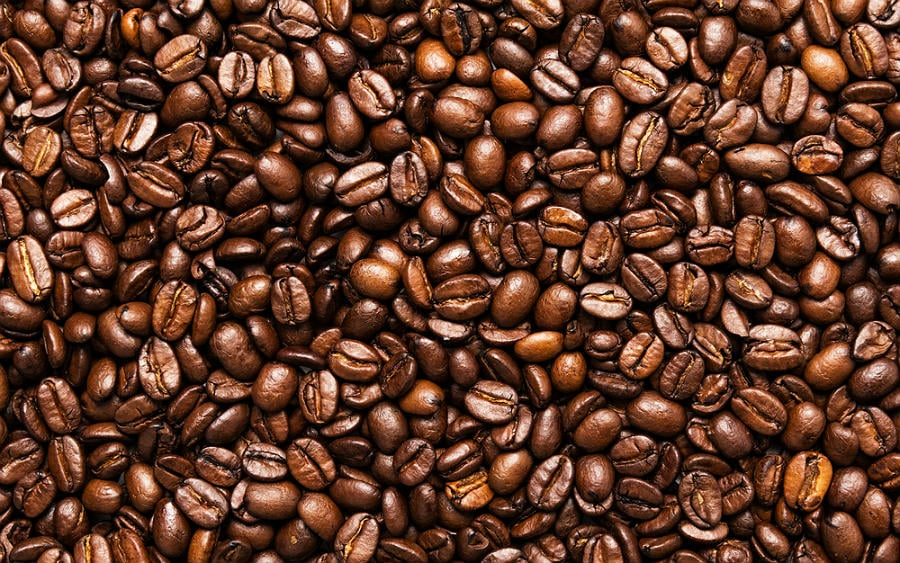
#> input picture kahve.jpg, 900 x 563 px
$ python histogramEsitleme.py
#> lines starting #> are read from the running program, lines starting #| are printed output that depends on the picture
import cv2
from matplotlib import pyplot as plt


image = cv2.imread('kahve.jpg')
#> image is the input picture: shape (563, 900, 3); mean B, G, R 41.9, 59.5, 98.6
#image = cv2.imread('resim_adı.jpg', 0) gri tonlarda yüklemek için


equalized_image = cv2.equalizeHist(cv2.cvtColor(image, cv2.COLOR_BGR2GRAY))
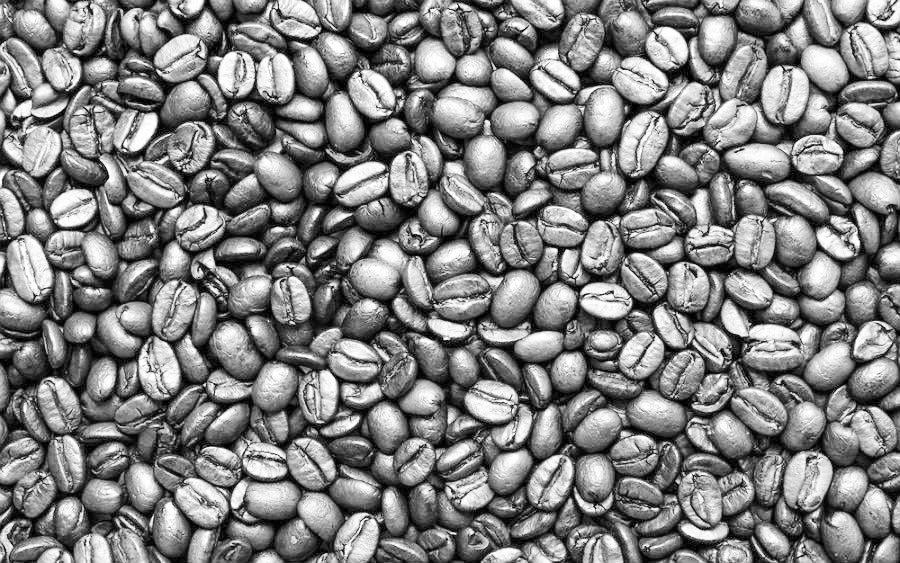
#> equalized_image: shape (563, 900); min 0, max 255, mean 127.9


plt.figure(figsize=(8, 4))

plt.subplot(1, 2, 1)
plt.title('Orijinal Görüntü')
plt.imshow(cv2.cvtColor(image, cv2.COLOR_BGR2RGB))  # BGR formatından RGB formatına dönüştürme
plt.axis('off')

plt.subplot(1, 2, 2)
plt.title('Histogram Eşitlenmiş Görüntü')
plt.imshow(equalized_image, cmap='gray')
plt.axis('off')

plt.tight_layout()
plt.show()
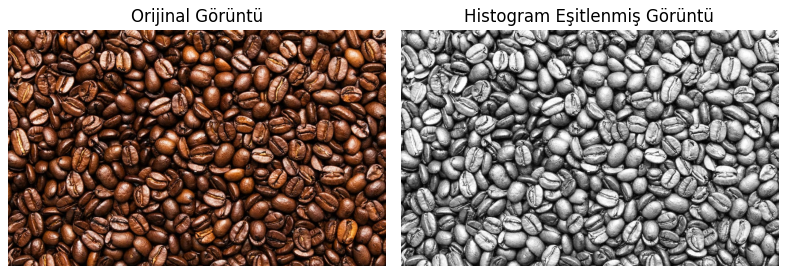
#> figure drawn by matplotlib, 2 panels

$ run again, with dog.jpg copied over kahve.jpg
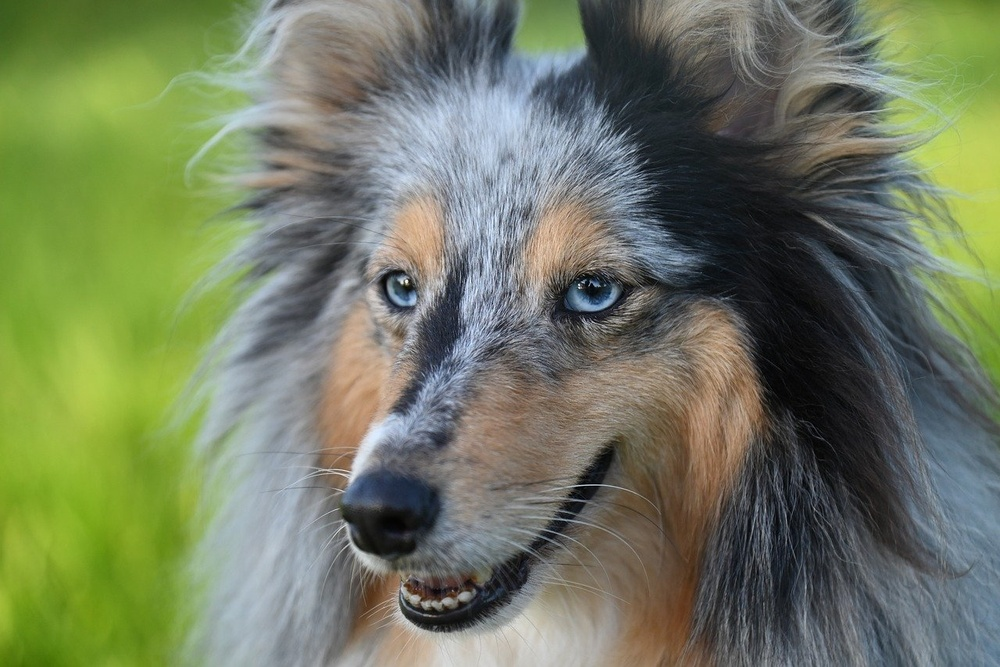
#> input picture dog.jpg, 1000 x 667 px, shrunk from 1280 x 854 before the run
#> image is the input picture: shape (667, 1000, 3); mean B, G, R 95.7, 123.2, 113.4
#> `equalized_image = cv2.equalizeHist(cv2.cvtColor(image, cv2.COLOR_BGR2G..`:
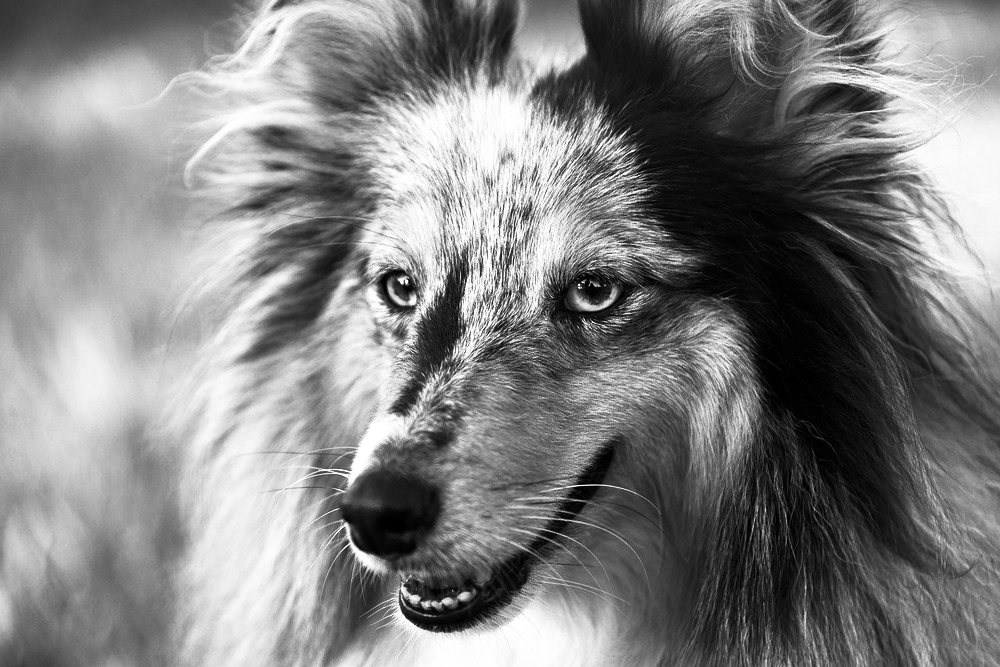
#> equalized_image: shape (667, 1000); min 0, max 255, mean 128.3
#> `plt.show()`:
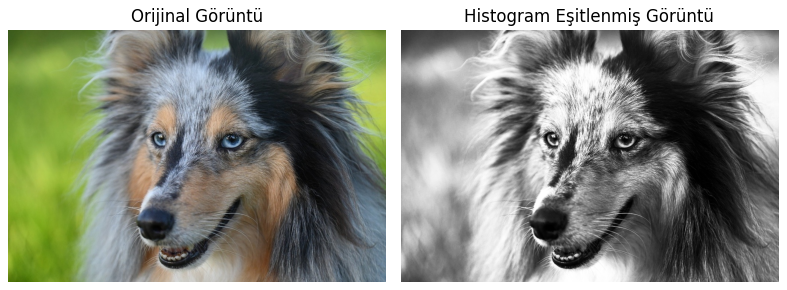
#> figure drawn by matplotlib, 2 panels

$ run again, with eye.jpg copied over kahve.jpg
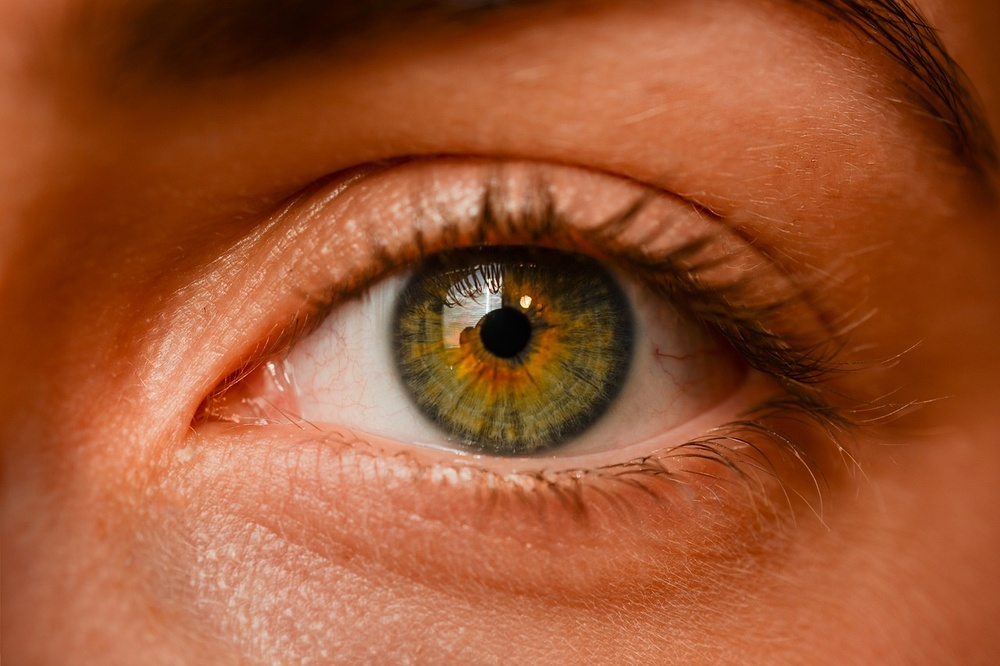
#> input picture eye.jpg, 1000 x 666 px, shrunk from 1280 x 853 before the run
#> image is the input picture: shape (666, 1000, 3); mean B, G, R 47.6, 83.4, 154.7
#> `equalized_image = cv2.equalizeHist(cv2.cvtColor(image, cv2.COLOR_BGR2G..`:
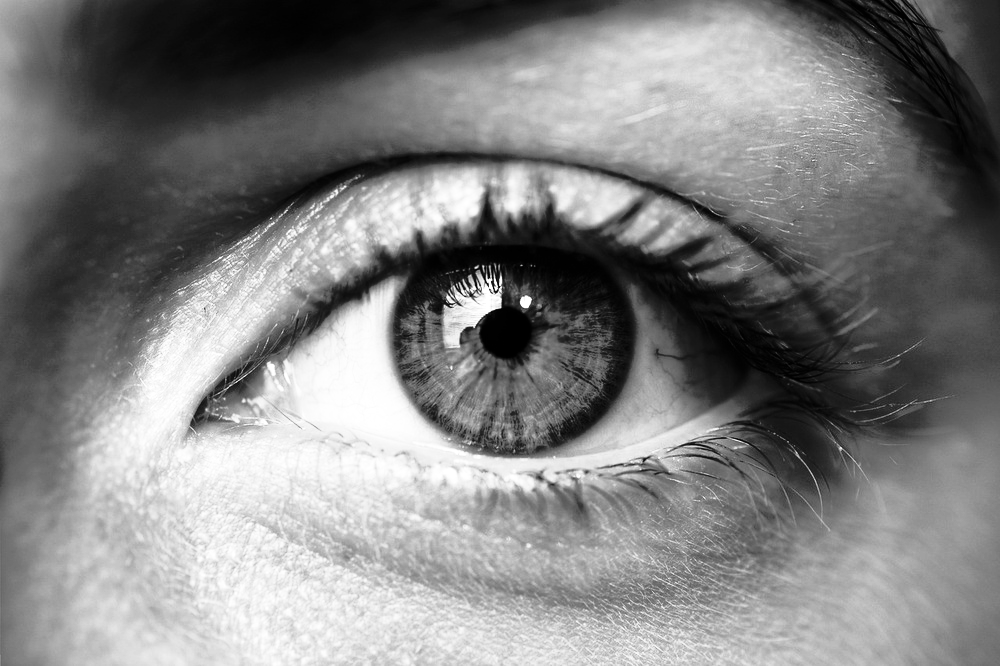
#> equalized_image: shape (666, 1000); min 0, max 255, mean 128.3
#> `plt.show()`:
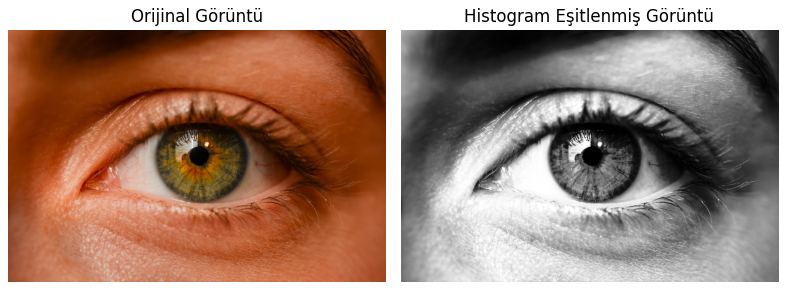
#> figure drawn by matplotlib, 2 panels
